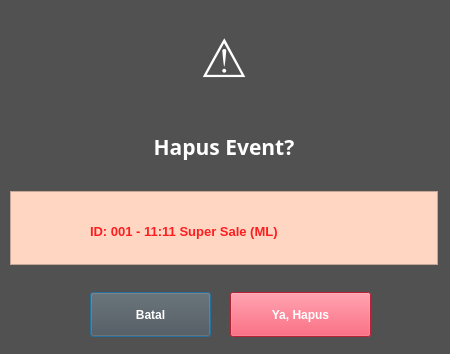
<?xml version="1.0" encoding="UTF-8"?>
<ui version="4.0">
 <class>Dialog</class>
 <widget class="QDialog" name="Dialog">
  <property name="geometry">
   <rect>
    <x>0</x>
    <y>0</y>
    <width>450</width>
    <height>354</height>
   </rect>
  </property>
  <property name="windowTitle">
   <string>Dialog</string>
  </property>
  <property name="styleSheet">
   <string notr="true">background-color: rgb(81, 81, 81);</string>
  </property>
  <widget class="QLabel" name="lblTitleDelete">
   <property name="geometry">
    <rect>
     <x>10</x>
     <y>110</y>
     <width>428</width>
     <height>74</height>
    </rect>
   </property>
   <property name="font">
    <font>
     <family>Rockwell</family>
     <pointsize>16</pointsize>
     <weight>75</weight>
     <bold>true</bold>
    </font>
   </property>
   <property name="styleSheet">
    <string notr="true">color: rgb(255, 255, 255);</string>
   </property>
   <property name="text">
    <string>Hapus Event?</string>
   </property>
   <property name="alignment">
    <set>Qt::AlignCenter</set>
   </property>
   <property name="wordWrap">
    <bool>true</bool>
   </property>
  </widget>
  <widget class="QFrame" name="frameInfoProduk">
   <property name="geometry">
    <rect>
     <x>10</x>
     <y>191</y>
     <width>428</width>
     <height>74</height>
    </rect>
   </property>
   <property name="minimumSize">
    <size>
     <width>0</width>
     <height>60</height>
    </size>
   </property>
   <property name="styleSheet">
    <string notr="true">background-color: rgb(221, 116, 113);
background-color: rgb(255, 214, 193);</string>
   </property>
   <property name="frameShape">
    <enum>QFrame::StyledPanel</enum>
   </property>
   <property name="frameShadow">
    <enum>QFrame::Plain</enum>
   </property>
   <widget class="QLabel" name="lblNamaEvent">
    <property name="geometry">
     <rect>
      <x>80</x>
      <y>30</y>
      <width>291</width>
      <height>20</height>
     </rect>
    </property>
    <property name="font">
     <font>
      <pointsize>10</pointsize>
      <weight>75</weight>
      <bold>true</bold>
     </font>
    </property>
    <property name="styleSheet">
     <string notr="true">color: rgb(255, 29, 32);</string>
    </property>
    <property name="text">
     <string>ID: 001 - 11:11 Super Sale (ML)</string>
    </property>
   </widget>
  </widget>
  <widget class="QLabel" name="lblLogo">
   <property name="geometry">
    <rect>
     <x>10</x>
     <y>14</y>
     <width>428</width>
     <height>89</height>
    </rect>
   </property>
   <property name="font">
    <font>
     <pointsize>40</pointsize>
    </font>
   </property>
   <property name="styleSheet">
    <string notr="true">color: rgb(255, 255, 255);</string>
   </property>
   <property name="text">
    <string>⚠️</string>
   </property>
   <property name="alignment">
    <set>Qt::AlignCenter</set>
   </property>
  </widget>
  <widget class="QWidget" name="buttonArea" native="true">
   <property name="geometry">
    <rect>
     <x>10</x>
     <y>272</y>
     <width>428</width>
     <height>74</height>
    </rect>
   </property>
   <widget class="QPushButton" name="btnBatal">
    <property name="geometry">
     <rect>
      <x>80</x>
      <y>20</y>
      <width>121</width>
      <height>45</height>
     </rect>
    </property>
    <property name="minimumSize">
     <size>
      <width>0</width>
      <height>45</height>
     </size>
    </property>
    <property name="font">
     <font>
      <weight>75</weight>
      <bold>true</bold>
     </font>
    </property>
    <property name="cursor">
     <cursorShape>PointingHandCursor</cursorShape>
    </property>
    <property name="styleSheet">
     <string notr="true">color: rgb(255, 255, 255);</string>
    </property>
    <property name="text">
     <string>Batal</string>
    </property>
   </widget>
   <widget class="QPushButton" name="btnHapus">
    <property name="geometry">
     <rect>
      <x>220</x>
      <y>20</y>
      <width>141</width>
      <height>45</height>
     </rect>
    </property>
    <property name="minimumSize">
     <size>
      <width>0</width>
      <height>45</height>
     </size>
    </property>
    <property name="font">
     <font>
      <weight>75</weight>
      <bold>true</bold>
     </font>
    </property>
    <property name="cursor">
     <cursorShape>PointingHandCursor</cursorShape>
    </property>
    <property name="styleSheet">
     <string notr="true">background-color: rgb(255, 46, 74);
color: rgb(255, 255, 255);</string>
    </property>
    <property name="text">
     <string>Ya, Hapus</string>
    </property>
   </widget>
  </widget>
 </widget>
 <resources/>
 <connections/>
</ui>
